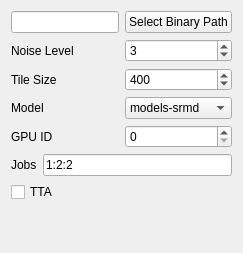
              <widget class="QWidget" name="srmdNcnnVulkanTab">
               <attribute name="title">
                <string>SRMD NCNN Vulkan</string>
               </attribute>
               <layout class="QVBoxLayout" name="verticalLayout_7">
                <item>
                 <layout class="QHBoxLayout" name="srmdNcnnVulkanPathHorizontalLayout">
                  <item>
                   <widget class="QLineEdit" name="srmdNcnnVulkanPathLineEdit"/>
                  </item>
                  <item>
                   <widget class="QPushButton" name="srmdNcnnVulkanPathSelectButton">
                    <property name="text">
                     <string>Select Binary Path</string>
                    </property>
                   </widget>
                  </item>
                 </layout>
                </item>
                <item>
                 <layout class="QHBoxLayout" name="srmdNcnnVulkanNoiseLevelHorizontalLayout">
                  <item>
                   <widget class="QLabel" name="srmdNcnnVulkanNoiseLevelLabel">
                    <property name="text">
                     <string>Noise Level</string>
                    </property>
                   </widget>
                  </item>
                  <item>
                   <widget class="QSpinBox" name="srmdNcnnVulkanNoiseLevelSpinBox">
                    <property name="minimum">
                     <number>-1</number>
                    </property>
                    <property name="maximum">
                     <number>10</number>
                    </property>
                    <property name="value">
                     <number>3</number>
                    </property>
                   </widget>
                  </item>
                 </layout>
                </item>
                <item>
                 <layout class="QHBoxLayout" name="srmdNcnnVulkanTileSizeHorizontalLayout">
                  <item>
                   <widget class="QLabel" name="srmdNcnnVulkanTileSizeLabel">
                    <property name="text">
                     <string>Tile Size</string>
                    </property>
                   </widget>
                  </item>
                  <item>
                   <widget class="QSpinBox" name="srmdNcnnVulkanTileSizeSpinBox">
                    <property name="minimum">
                     <number>0</number>
                    </property>
                    <property name="maximum">
                     <number>99999</number>
                    </property>
                    <property name="value">
                     <number>400</number>
                    </property>
                   </widget>
                  </item>
                 </layout>
                </item>
                <item>
                 <layout class="QHBoxLayout" name="srmdNcnnVulkanModelHorizontalLayout">
                  <item>
                   <widget class="QLabel" name="srmdNcnnVulkanModelLabel">
                    <property name="text">
                     <string>Model</string>
                    </property>
                   </widget>
                  </item>
                  <item>
                   <widget class="QComboBox" name="srmdNcnnVulkanModelComboBox">
                    <item>
                     <property name="text">
                      <string>models-srmd</string>
                     </property>
                    </item>
                   </widget>
                  </item>
                 </layout>
                </item>
                <item>
                 <layout class="QHBoxLayout" name="srmdNcnnVulkanGpuIdHorizontalLayout">
                  <item>
                   <widget class="QLabel" name="srmdNcnnVulkanGpuIdLabel">
                    <property name="text">
                     <string>GPU ID</string>
                    </property>
                   </widget>
                  </item>
                  <item>
                   <widget class="QSpinBox" name="srmdNcnnVulkanGpuIdSpinBox"/>
                  </item>
                 </layout>
                </item>
                <item>
                 <layout class="QHBoxLayout" name="srmdNcnnVulkanJobsHorizontalLayout">
                  <item>
                   <widget class="QLabel" name="srmdNcnnVulkanJobsLabel">
                    <property name="text">
                     <string>Jobs</string>
                    </property>
                   </widget>
                  </item>
                  <item>
                   <widget class="QLineEdit" name="srmdNcnnVulkanJobsLineEdit">
                    <property name="text">
                     <string>1:2:2</string>
                    </property>
                   </widget>
                  </item>
                 </layout>
                </item>
                <item>
                 <layout class="QHBoxLayout" name="srmdNcnnVulkanOptionsHorizontalLayout">
                  <item>
                   <widget class="QCheckBox" name="srmdNcnnVulkanTtaCheckBox">
                    <property name="text">
                     <string>TTA</string>
                    </property>
                   </widget>
                  </item>
                 </layout>
                </item>
                <item>
                 <spacer name="srmdNcnnVulkanVerticalSpacer">
                  <property name="orientation">
                   <enum>Qt::Vertical</enum>
                  </property>
                  <property name="sizeHint" stdset="0">
                   <size>
                    <width>20</width>
                    <height>40</height>
                   </size>
                  </property>
                 </spacer>
                </item>
               </layout>
              </widget>
